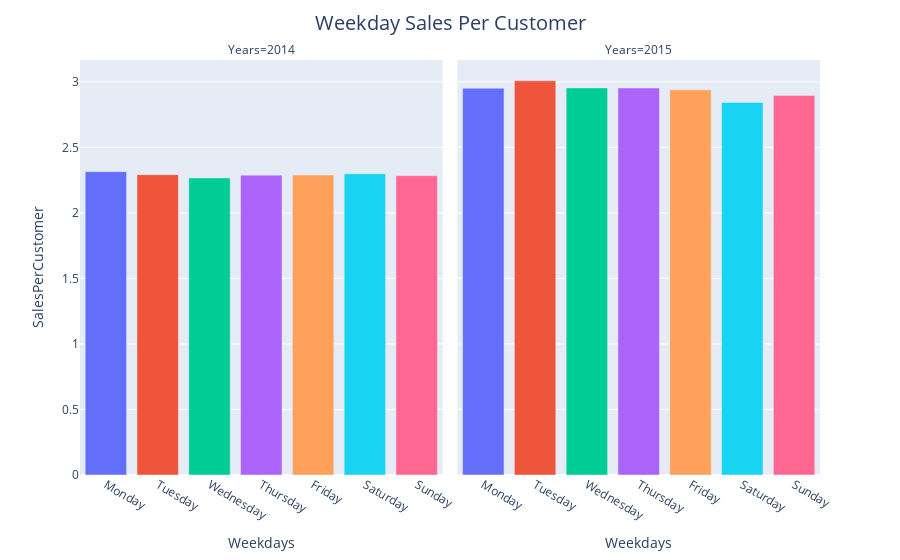

Notebook code for this chart:
### Code cell
temp7=temp6.groupby(['Years','Weekdays'],as_index=False).agg(Sales=('Sales','sum'),Customers=('Customers','sum')).eval('SalesPerCustomer=Sales/Customers').drop(columns=['Sales','Customers'])

fig=px.bar(temp7,x='Weekdays',y='SalesPerCustomer',color='Weekdays',facet_col='Years',
      category_orders={'Weekdays':['Monday','Tuesday','Wednesday','Thursday','Friday','Saturday','Sunday']})

fig.update_layout(title_text='Weekday Sales Per Customer',title_x=0.5,
                 title={'font': {'size':20}},
                 showlegend=False)


fig.show()

### Figure 1 — Plotly figure (JSON) as saved in the notebook; plotly's stock layout.template omitted (floating-point values rounded to 4 significant figures)
{"data": [{"alignmentgroup": "True", "hovertemplate": "Weekdays=%{x}<br>Years=2014<br>SalesPerCustomer=%{y}<extra></extra>", "legendgroup": "Monday", "marker": {"color": "#636efa", "pattern": {"shape": ""}}, "name": "Monday", "offsetgroup": "Monday", "orientation": "v", "showlegend": true, "textposition": "auto", "type": "bar", "x": ["Monday"], "xaxis": "x", "y": [2.314], "yaxis": "y"}, {"alignmentgroup": "True", "hovertemplate": "Weekdays=%{x}<br>Years=2015<br>SalesPerCustomer=%{y}<extra></extra>", "legendgroup": "Monday", "marker": {"color": "#636efa", "pattern": {"shape": ""}}, "name": "Monday", "offsetgroup": "Monday", "orientation": "v", "showlegend": false, "textposition": "auto", "type": "bar", "x": ["Monday"], "xaxis": "x2", "y": [2.952], "yaxis": "y2"}, {"alignmentgroup": "True", "hovertemplate": "Weekdays=%{x}<br>Years=2014<br>SalesPerCustomer=%{y}<extra></extra>", "legendgroup": "Tuesday", "marker": {"color": "#EF553B", "pattern": {"shape": ""}}, "name": "Tuesday", "offsetgroup": "Tuesday", "orientation": "v", "showlegend": true, "textposition": "auto", "type": "bar", "x": ["Tuesday"], "xaxis": "x", "y": [2.292], "yaxis": "y"}, {"alignmentgroup": "True", "hovertemplate": "Weekdays=%{x}<br>Years=2015<br>SalesPerCustomer=%{y}<extra></extra>", "legendgroup": "Tuesday", "marker": {"color": "#EF553B", "pattern": {"shape": ""}}, "name": "Tuesday", "offsetgroup": "Tuesday", "orientation": "v", "showlegend": false, "textposition": "auto", "type": "bar", "x": ["Tuesday"], "xaxis": "x2", "y": [3.008], "yaxis": "y2"}, {"alignmentgroup": "True", "hovertemplate": "Weekdays=%{x}<br>Years=2014<br>SalesPerCustomer=%{y}<extra></extra>", "legendgroup": "Wednesday", "marker": {"color": "#00cc96", "pattern": {"shape": ""}}, "name": "Wednesday", "offsetgroup": "Wednesday", "orientation": "v", "showlegend": true, "textposition": "auto", "type": "bar", "x": ["Wednesday"], "xaxis": "x", "y": [2.267], "yaxis": "y"}, {"alignmentgroup": "True", "hovertemplate": "Weekdays=%{x}<br>Years=2015<br>SalesPerCustomer=%{y}<extra></extra>", "legendgroup": "Wednesday", "marker": {"color": "#00cc96", "pattern": {"shape": ""}}, "name": "Wednesday", "offsetgroup": "Wednesday", "orientation": "v", "showlegend": false, "textposition": "auto", "type": "bar", "x": ["Wednesday"], "xaxis": "x2", "y": [2.954], "yaxis": "y2"}, {"alignmentgroup": "True", "hovertemplate": "Weekdays=%{x}<br>Years=2014<br>SalesPerCustomer=%{y}<extra></extra>", "legendgroup": "Thursday", "marker": {"color": "#ab63fa", "pattern": {"shape": ""}}, "name": "Thursday", "offsetgroup": "Thursday", "orientation": "v", "showlegend": true, "textposition": "auto", "type": "bar", "x": ["Thursday"], "xaxis": "x", "y": [2.288], "yaxis": "y"}, {"alignmentgroup": "True", "hovertemplate": "Weekdays=%{x}<br>Years=2015<br>SalesPerCustomer=%{y}<extra></extra>", "legendgroup": "Thursday", "marker": {"color": "#ab63fa", "pattern": {"shape": ""}}, "name": "Thursday", "offsetgroup": "Thursday", "orientation": "v", "showlegend": false, "textposition": "auto", "type": "bar", "x": ["Thursday"], "xaxis": "x2", "y": [2.953], "yaxis": "y2"}, {"alignmentgroup": "True", "hovertemplate": "Weekdays=%{x}<br>Years=2014<br>SalesPerCustomer=%{y}<extra></extra>", "legendgroup": "Friday", "marker": {"color": "#FFA15A", "pattern": {"shape": ""}}, "name": "Friday", "offsetgroup": "Friday", "orientation": "v", "showlegend": true, "textposition": "auto", "type": "bar", "x": ["Friday"], "xaxis": "x", "y": [2.289], "yaxis": "y"}, {"alignmentgroup": "True", "hovertemplate": "Weekdays=%{x}<br>Years=2015<br>SalesPerCustomer=%{y}<extra></extra>", "legendgroup": "Friday", "marker": {"color": "#FFA15A", "pattern": {"shape": ""}}, "name": "Friday", "offsetgroup": "Friday", "orientation": "v", "showlegend": false, "textposition": "auto", "type": "bar", "x": ["Friday"], "xaxis": "x2", "y": [2.939], "yaxis": "y2"}, {"alignmentgroup": "True", "hovertemplate": "Weekdays=%{x}<br>Years=2014<br>SalesPerCustomer=%{y}<extra></extra>", "legendgroup": "Saturday", "marker": {"color": "#19d3f3", "pattern": {"shape": ""}}, "name": "Saturday", "offsetgroup": "Saturday", "orientation": "v", "showlegend": true, "textposition": "auto", "type": "bar", "x": ["Saturday"], "xaxis": "x", "y": [2.298], "yaxis": "y"}, {"alignmentgroup": "True", "hovertemplate": "Weekdays=%{x}<br>Years=2015<br>SalesPerCustomer=%{y}<extra></extra>", "legendgroup": "Saturday", "marker": {"color": "#19d3f3", "pattern": {"shape": ""}}, "name": "Saturday", "offsetgroup": "Saturday", "orientation": "v", "showlegend": false, "textposition": "auto", "type": "bar", "x": ["Saturday"], "xaxis": "x2", "y": [2.843], "yaxis": "y2"}, {"alignmentgroup": "True", "hovertemplate": "Weekdays=%{x}<br>Years=2014<br>SalesPerCustomer=%{y}<extra></extra>", "legendgroup": "Sunday", "marker": {"color": "#FF6692", "pattern": {"shape": ""}}, "name": "Sunday", "offsetgroup": "Sunday", "orientation": "v", "showlegend": true, "textposition": "auto", "type": "bar", "x": ["Sunday"], "xaxis": "x", "y": [2.284], "yaxis": "y"}, {"alignmentgroup": "True", "hovertemplate": "Weekdays=%{x}<br>Years=2015<br>SalesPerCustomer=%{y}<extra></extra>", "legendgroup": "Sunday", "marker": {"color": "#FF6692", "pattern": {"shape": ""}}, "name": "Sunday", "offsetgroup": "Sunday", "orientation": "v", "showlegend": false, "textposition": "auto", "type": "bar", "x": ["Sunday"], "xaxis": "x2", "y": [2.896], "yaxis": "y2"}], "layout": {"annotations": [{"font": {}, "showarrow": false, "text": "Years=2014", "x": 0.245, "xanchor": "center", "xref": "paper", "y": 1, "yanchor": "bottom", "yref": "paper"}, {"font": {}, "showarrow": false, "text": "Years=2015", "x": 0.755, "xanchor": "center", "xref": "paper", "y": 1, "yanchor": "bottom", "yref": "paper"}], "barmode": "relative", "legend": {"title": {"text": "Weekdays"}, "tracegroupgap": 0}, "margin": {"t": 60}, "showlegend": false, "title": {"font": {"size": 20}, "text": "Weekday Sales Per Customer", "x": 0.5}, "xaxis": {"anchor": "y", "categoryarray": ["Monday", "Tuesday", "Wednesday", "Thursday", "Friday", "Saturday", "Sunday"], "categoryorder": "array", "domain": [0, 0.49], "title": {"text": "Weekdays"}}, "xaxis2": {"anchor": "y2", "categoryarray": ["Monday", "Tuesday", "Wednesday", "Thursday", "Friday", "Saturday", "Sunday"], "categoryorder": "array", "domain": [0.51, 1], "matches": "x", "title": {"text": "Weekdays"}}, "yaxis": {"anchor": "x", "domain": [0, 1], "title": {"text": "SalesPerCustomer"}}, "yaxis2": {"anchor": "x2", "domain": [0, 1], "matches": "y", "showticklabels": false}}}
